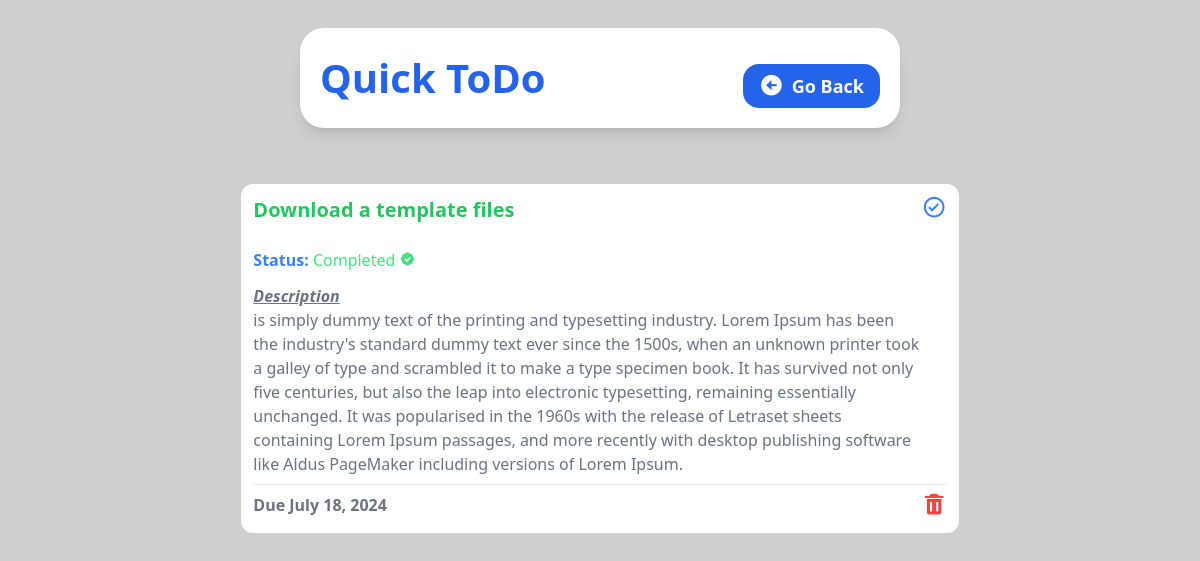
Page /detail/2 on the earlier database version.
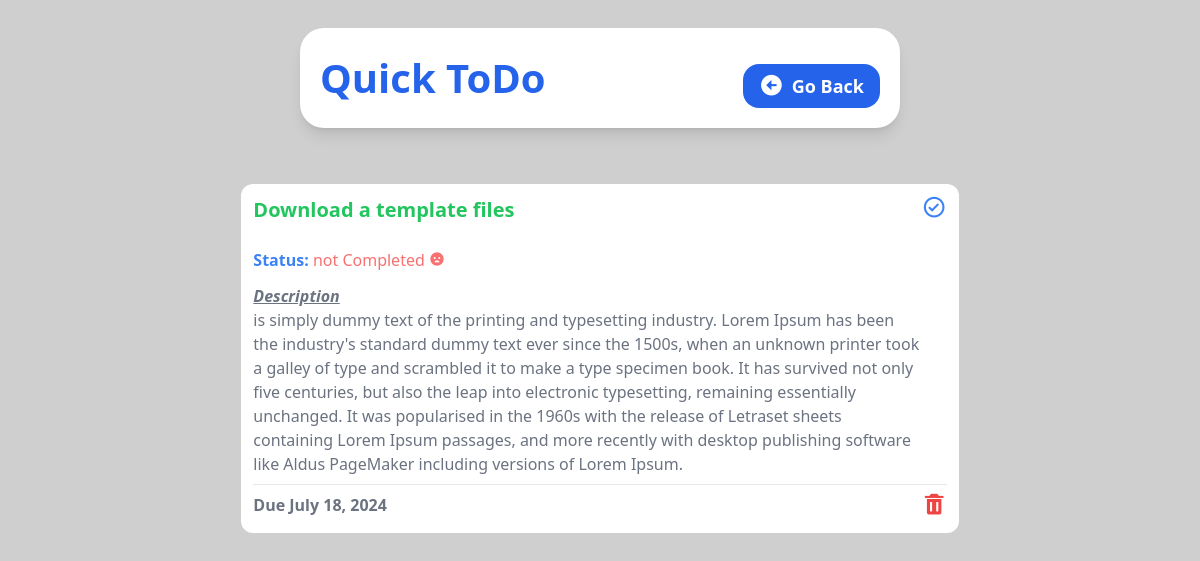
Same page on the later database version.
### tasks/views.py (the view)
# urls.py: path('detail/<str:task_id>', views.task_details, name='task_detail'),
def task_details(request, task_id):
    task = Task.objects.get(id=task_id)
    return render(request, 'task_detail.html', {
        "task":task,
    })

### tasks/templates/task_detail.html (shortened to what this page needs)
{% load static %}
<!DOCTYPE html>
<html lang="en">
  <head>
    <link
      href="https://unpkg.com/boxicons@2.1.4/css/boxicons.min.css"
      rel="stylesheet"
    />
    <link rel="stylesheet" href="{% static 'style.css' %} " />
  </head>
  </head>
  <body
    class="bg-[#cfcfcf] flex flex-col items-center justify-center gap-4 h-screen"
  >
    <header
      class="bg-white shadow-lg w-10/12 h-auto rounded-3xl flex flex-col sm:flex-row justify-between items-center p-5 m-7 md:w-3/6"
    >
      <h1 class="text-blue-600 font-bold text-[40px]">Quick ToDo</h1>
      <a
        class="bg-blue-600 py-2 px-4 text-white font-semibold rounded-2xl text-lg mt-4 flex items-center gap-2"
        href="./index.html"
      >
        <i class="bx bxs-left-arrow-circle bx-sm"></i> Go Back
      </a>
    </header>
    <section
      class="flex flex-1 flex-wrap justify-center gap-3 bg-[#fff0] w-10/12 md:w-11/12 h-full mb-3 rounded-2xl p-3 overflow-y-auto scrollbar-hide"
    >
      <div class="w-full md:w-4/6 flex flex-col bg-white h-fit rounded-xl p-3">
        <div class="flex flex-row justify-between">
          <div>
            <h1 class="text-green-500 font-semibold text-xl">
              {{task.title}}
            </h1>
            <br />
            <h2 class="text-blue-500 font-bold">
              Status:
              {%if task.completed%}
              <span class="font-medium text-green-400"
                >Completed <i class="bx bxs-badge-check"></i
              ></span>
              {% else %}
              <span class="font-medium text-red-400"
              > not Completed <i class="bx bxs-sad"></i></span>
              {% endif %}
            </h2>
            <h2 class="text-gray-500 font-bold italic underline mt-3">
             Description
            </h2>
            <p class="text-gray-500 text-md">
              {{task.description}}
            </p>
          </div>
          <a href="{% url 'toggle_complete' task.id %}">
            <i class="bx bx-check-circle bx-sm text-blue-500"></i>
          </a>
        </div>
        <hr class="border-t border-gray-200 my-2" />
        <div class="flex flex-row justify-between">
          <h2 class="text-gray-500 font-bold">
            Due {{task.due_date}}
          </h2>
          <a href="{% url 'delete_task' task.id %}">
            <i class="bx bxs-trash bx-sm text-red-500"></i>
          </a>
        </div>
      </div>
    </section>
  </body>
</html>

Differences in the rows shown:
changed Task "Download a template files": completed True → False (drawn)
Other differences:
text no longer shown: "Completed"
text now shown: "not Completed"
